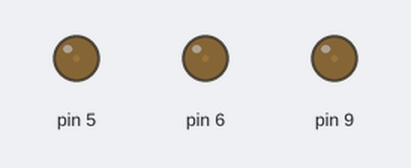
A sketch run on a simulated Arduino Uno, built with avr-gcc and run on an emulated ATmega328P. On the bench: output pins drawn as LEDs (lit = HIGH). Random numbers use the default seed unless the sketch sets one.

Above: at 0.15 s.
At 4.95 s:
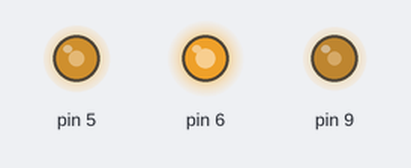
At 10.06 s:
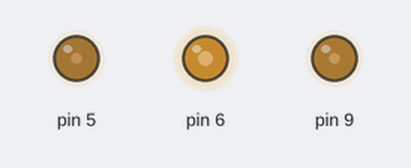
At 19.98 s:
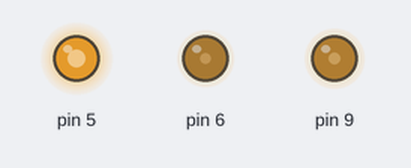
At 30.2 s:
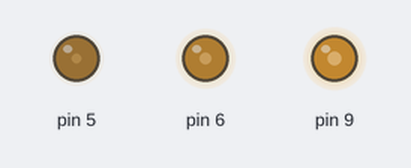
At 39.82 s:
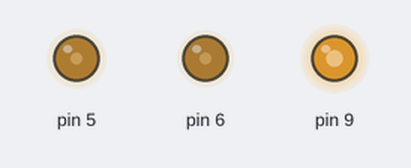
Timing chart, 0 to 40.0 s (numbered marks = the images above):
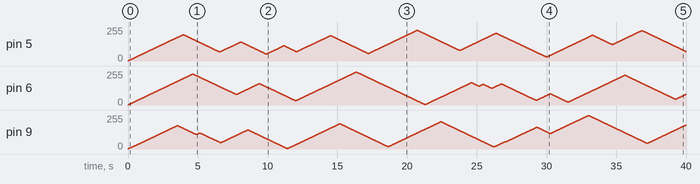

The sketch:

Hikaru.ino
```cpp
// Add the small 'async' LED library
#include "Led.h"

// Create the instances
// Note: better to initialize them without the PIN number as seen here:
// http://arduino.stackexchange.com/q/3658/731
Led Red;
Led Green;
Led Blue;


// Initialie them
void setup() {

  // Attach it to PWM pins
  Red.create(6);
  Green.create(9);
  Blue.create(5);
}

// Looping. When the code is properly abstracted, the main funcion/loop looks
// as simple as this (I'm really proud of this) (:
void loop() {


  Red.update();
  Green.update();
  Blue.update();

  // This sets up the speed of change
  delay(20);
}
```

Led.cpp
```cpp
#include "Arduino.h"
#include "Led.h"

void Led::create(int pinNumber) {

  // Define the pin as output to be able to control the LED
  pinMode(pinNumber, OUTPUT);

  // Store the pin number and the next value goal
  this->pin = pinNumber;
  this->next = random(0, 255);
}


void Led::update() {

  // Move the current value a step closer to the objective
  if (this->value > this->next) {
    this->value--;
  }
  else if (this->value < this->next) {
    this->value++;
  }

  // If it's in the objective, generate a new one
  else {
    this->next = random(0, 255);
  }

  // Actually update the LED
  analogWrite(this->pin, this->value);
}
```

Led.h
```cpp
#include "Arduino.h"

// Class used to handle each of the LEDs color from the strip
class Led {
  public:

    // Store in which pin the LED is connected
    int pin = 0;

    // Store the current intensity of the LED
    int value = 0;

    // What's the next intensity that we want to reach?
    int next = 0;

    // Assign the instance a pin number
    void create(int pinNumber);

    // Update the LED intensity according to 'next'
    void update();
};
```
